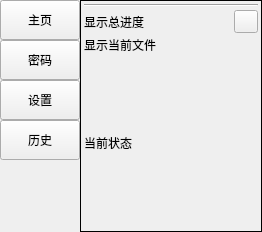
<?xml version="1.0" encoding="UTF-8"?>
<ui version="4.0">
 <class>MainWindow</class>
 <widget class="QMainWindow" name="MainWindow">
  <property name="geometry">
   <rect>
    <x>0</x>
    <y>0</y>
    <width>262</width>
    <height>232</height>
   </rect>
  </property>
  <property name="windowTitle">
   <string>OnlyUnzip</string>
  </property>
  <property name="unifiedTitleAndToolBarOnMac">
   <bool>false</bool>
  </property>
  <widget class="QWidget" name="centralwidget">
   <layout class="QHBoxLayout" name="horizontalLayout" stretch="0,0">
    <property name="spacing">
     <number>0</number>
    </property>
    <property name="leftMargin">
     <number>0</number>
    </property>
    <property name="topMargin">
     <number>0</number>
    </property>
    <property name="rightMargin">
     <number>0</number>
    </property>
    <property name="bottomMargin">
     <number>0</number>
    </property>
    <item>
     <layout class="QVBoxLayout" name="verticalLayout_7">
      <property name="spacing">
       <number>0</number>
      </property>
      <item>
       <layout class="QVBoxLayout" name="verticalLayout_6">
        <property name="spacing">
         <number>0</number>
        </property>
        <property name="sizeConstraint">
         <enum>QLayout::SetDefaultConstraint</enum>
        </property>
        <item>
         <widget class="QPushButton" name="button_page_home">
          <property name="minimumSize">
           <size>
            <width>0</width>
            <height>40</height>
           </size>
          </property>
          <property name="maximumSize">
           <size>
            <width>16777215</width>
            <height>16777215</height>
           </size>
          </property>
          <property name="text">
           <string>主页</string>
          </property>
          <property name="iconSize">
           <size>
            <width>16</width>
            <height>16</height>
           </size>
          </property>
          <property name="autoRepeat">
           <bool>false</bool>
          </property>
          <property name="autoDefault">
           <bool>false</bool>
          </property>
          <property name="default">
           <bool>false</bool>
          </property>
          <property name="flat">
           <bool>false</bool>
          </property>
          <attribute name="buttonGroup">
           <string notr="true">buttonGroup</string>
          </attribute>
         </widget>
        </item>
        <item>
         <widget class="QPushButton" name="button_page_password">
          <property name="minimumSize">
           <size>
            <width>0</width>
            <height>40</height>
           </size>
          </property>
          <property name="maximumSize">
           <size>
            <width>16777215</width>
            <height>16777215</height>
           </size>
          </property>
          <property name="text">
           <string>密码</string>
          </property>
          <attribute name="buttonGroup">
           <string notr="true">buttonGroup</string>
          </attribute>
         </widget>
        </item>
        <item>
         <widget class="QPushButton" name="button_page_setting">
          <property name="minimumSize">
           <size>
            <width>0</width>
            <height>40</height>
           </size>
          </property>
          <property name="maximumSize">
           <size>
            <width>16777215</width>
            <height>16777215</height>
           </size>
          </property>
          <property name="text">
           <string>设置</string>
          </property>
          <attribute name="buttonGroup">
           <string notr="true">buttonGroup</string>
          </attribute>
         </widget>
        </item>
        <item>
         <widget class="QPushButton" name="button_page_history">
          <property name="minimumSize">
           <size>
            <width>0</width>
            <height>40</height>
           </size>
          </property>
          <property name="maximumSize">
           <size>
            <width>16777215</width>
            <height>16777215</height>
           </size>
          </property>
          <property name="text">
           <string>历史</string>
          </property>
          <attribute name="buttonGroup">
           <string notr="true">buttonGroup</string>
          </attribute>
         </widget>
        </item>
       </layout>
      </item>
      <item>
       <spacer name="verticalSpacer">
        <property name="orientation">
         <enum>Qt::Vertical</enum>
        </property>
        <property name="sizeHint" stdset="0">
         <size>
          <width>0</width>
          <height>0</height>
         </size>
        </property>
       </spacer>
      </item>
     </layout>
    </item>
    <item>
     <widget class="QStackedWidget" name="stackedWidget_main">
      <property name="acceptDrops">
       <bool>false</bool>
      </property>
      <property name="frameShape">
       <enum>QFrame::Box</enum>
      </property>
      <property name="currentIndex">
       <number>0</number>
      </property>
      <widget class="QWidget" name="page_home">
       <property name="acceptDrops">
        <bool>false</bool>
       </property>
       <layout class="QVBoxLayout" name="verticalLayout_2" stretch="1,0,0,0,0">
        <property name="spacing">
         <number>3</number>
        </property>
        <property name="leftMargin">
         <number>3</number>
        </property>
        <property name="topMargin">
         <number>3</number>
        </property>
        <property name="rightMargin">
         <number>3</number>
        </property>
        <property name="bottomMargin">
         <number>3</number>
        </property>
        <item>
         <layout class="QVBoxLayout" name="verticalLayout_dropped_label">
          <property name="spacing">
           <number>0</number>
          </property>
          <property name="sizeConstraint">
           <enum>QLayout::SetDefaultConstraint</enum>
          </property>
         </layout>
        </item>
        <item>
         <widget class="Line" name="line_3">
          <property name="orientation">
           <enum>Qt::Horizontal</enum>
          </property>
         </widget>
        </item>
        <item>
         <layout class="QHBoxLayout" name="horizontalLayout_7">
          <property name="spacing">
           <number>0</number>
          </property>
          <item>
           <widget class="QLabel" name="label_schedule_total">
            <property name="text">
             <string>显示总进度</string>
            </property>
            <property name="wordWrap">
             <bool>true</bool>
            </property>
           </widget>
          </item>
          <item>
           <widget class="QToolButton" name="button_stop">
            <property name="text">
             <string/>
            </property>
           </widget>
          </item>
         </layout>
        </item>
        <item>
         <widget class="QLabel" name="label_current_file">
          <property name="maximumSize">
           <size>
            <width>16777215</width>
            <height>24</height>
           </size>
          </property>
          <property name="text">
           <string>显示当前文件</string>
          </property>
          <property name="wordWrap">
           <bool>true</bool>
          </property>
         </widget>
        </item>
        <item>
         <widget class="QStackedWidget" name="stackedWidget_schedule">
          <property name="currentIndex">
           <number>0</number>
          </property>
          <widget class="QWidget" name="page_info">
           <layout class="QHBoxLayout" name="horizontalLayout_5">
            <property name="spacing">
             <number>0</number>
            </property>
            <property name="leftMargin">
             <number>0</number>
            </property>
            <property name="topMargin">
             <number>0</number>
            </property>
            <property name="rightMargin">
             <number>0</number>
            </property>
            <property name="bottomMargin">
             <number>0</number>
            </property>
            <item>
             <widget class="QLabel" name="label_schedule_state">
              <property name="text">
               <string>当前状态</string>
              </property>
             </widget>
            </item>
           </layout>
          </widget>
          <widget class="QWidget" name="page_test">
           <layout class="QHBoxLayout" name="horizontalLayout_3" stretch="0,1">
            <property name="spacing">
             <number>0</number>
            </property>
            <property name="leftMargin">
             <number>0</number>
            </property>
            <property name="topMargin">
             <number>0</number>
            </property>
            <property name="rightMargin">
             <number>0</number>
            </property>
            <property name="bottomMargin">
             <number>0</number>
            </property>
            <item>
             <widget class="QLabel" name="label_2">
              <property name="text">
               <string>测试密码：</string>
              </property>
             </widget>
            </item>
            <item>
             <widget class="QLabel" name="label_schedule_test">
              <property name="text">
               <string>0/0</string>
              </property>
             </widget>
            </item>
           </layout>
          </widget>
          <widget class="QWidget" name="page_unzip">
           <layout class="QHBoxLayout" name="horizontalLayout_4" stretch="0,1">
            <property name="spacing">
             <number>0</number>
            </property>
            <property name="leftMargin">
             <number>0</number>
            </property>
            <property name="topMargin">
             <number>0</number>
            </property>
            <property name="rightMargin">
             <number>0</number>
            </property>
            <property name="bottomMargin">
             <number>0</number>
            </property>
            <item>
             <widget class="QLabel" name="label_3">
              <property name="text">
               <string>解压：</string>
              </property>
             </widget>
            </item>
            <item>
             <widget class="QProgressBar" name="progressBar_extract">
              <property name="maximumSize">
               <size>
                <width>16777215</width>
                <height>12</height>
               </size>
              </property>
              <property name="styleSheet">
               <string notr="true"/>
              </property>
              <property name="value">
               <number>0</number>
              </property>
              <property name="textVisible">
               <bool>false</bool>
              </property>
             </widget>
            </item>
           </layout>
          </widget>
         </widget>
        </item>
       </layout>
      </widget>
      <widget class="QWidget" name="page_pw">
       <layout class="QGridLayout" name="gridLayout">
        <property name="leftMargin">
         <number>0</number>
        </property>
        <property name="topMargin">
         <number>0</number>
        </property>
        <property name="rightMargin">
         <number>0</number>
        </property>
        <property name="bottomMargin">
         <number>0</number>
        </property>
        <property name="spacing">
         <number>0</number>
        </property>
        <item row="0" column="0" colspan="2">
         <widget class="QPlainTextEdit" name="text_password">
          <property name="plainText">
           <string/>
          </property>
          <property name="placeholderText">
           <string>添加密码，一个密码占一行，点击“更新密码”即可更新</string>
          </property>
         </widget>
        </item>
        <item row="1" column="0">
         <layout class="QVBoxLayout" name="verticalLayout_8" stretch="1,2">
          <property name="spacing">
           <number>0</number>
          </property>
          <item>
           <widget class="QPushButton" name="button_read_clipboard">
            <property name="text">
             <string>读取剪切板</string>
            </property>
           </widget>
          </item>
          <item>
           <widget class="QPushButton" name="button_update_password">
            <property name="sizePolicy">
             <sizepolicy hsizetype="Minimum" vsizetype="Minimum">
              <horstretch>0</horstretch>
              <verstretch>0</verstretch>
             </sizepolicy>
            </property>
            <property name="text">
             <string>更新密码</string>
            </property>
           </widget>
          </item>
         </layout>
        </item>
        <item row="1" column="1">
         <layout class="QVBoxLayout" name="verticalLayout">
          <property name="spacing">
           <number>0</number>
          </property>
          <item>
           <widget class="QPushButton" name="button_export_password">
            <property name="text">
             <string>导出密码</string>
            </property>
           </widget>
          </item>
          <item>
           <widget class="QPushButton" name="button_open_password">
            <property name="enabled">
             <bool>false</bool>
            </property>
            <property name="text">
             <string>打开导出文件</string>
            </property>
           </widget>
          </item>
         </layout>
        </item>
       </layout>
      </widget>
      <widget class="QWidget" name="page_setting">
       <layout class="QVBoxLayout" name="verticalLayout_9">
        <property name="spacing">
         <number>0</number>
        </property>
        <property name="leftMargin">
         <number>0</number>
        </property>
        <property name="topMargin">
         <number>0</number>
        </property>
        <property name="rightMargin">
         <number>0</number>
        </property>
        <property name="bottomMargin">
         <number>0</number>
        </property>
        <item>
         <widget class="QScrollArea" name="scrollArea">
          <property name="widgetResizable">
           <bool>true</bool>
          </property>
          <widget class="QWidget" name="scrollAreaWidgetContents">
           <property name="geometry">
            <rect>
             <x>0</x>
             <y>0</y>
             <width>135</width>
             <height>326</height>
            </rect>
           </property>
           <layout class="QVBoxLayout" name="verticalLayout_4">
            <item>
             <widget class="QCheckBox" name="checkBox_mode_extract">
              <property name="toolTip">
               <string>&lt;html&gt;&lt;head/&gt;&lt;body&gt;&lt;p&gt;解压压缩包到当前文件所在目录&lt;/p&gt;&lt;/body&gt;&lt;/html&gt;</string>
              </property>
              <property name="text">
               <string>解压模式</string>
              </property>
              <attribute name="buttonGroup">
               <string notr="true">buttonGroup_check_mode</string>
              </attribute>
             </widget>
            </item>
            <item>
             <widget class="QCheckBox" name="checkBox_mode_test">
              <property name="toolTip">
               <string>&lt;html&gt;&lt;head/&gt;&lt;body&gt;&lt;p&gt;仅搜索压缩包的密码而不进行解压，结果显示在“历史记录”页&lt;/p&gt;&lt;/body&gt;&lt;/html&gt;</string>
              </property>
              <property name="text">
               <string>测试模式</string>
              </property>
              <attribute name="buttonGroup">
               <string notr="true">buttonGroup_check_mode</string>
              </attribute>
             </widget>
            </item>
            <item>
             <widget class="Line" name="line">
              <property name="orientation">
               <enum>Qt::Horizontal</enum>
              </property>
             </widget>
            </item>
            <item>
             <widget class="QCheckBox" name="checkBox_delete_original_file">
              <property name="toolTip">
               <string>&lt;html&gt;&lt;head/&gt;&lt;body&gt;&lt;p&gt;解压完成后删除原文件（到回收站）&lt;/p&gt;&lt;/body&gt;&lt;/html&gt;</string>
              </property>
              <property name="text">
               <string>删除原文件</string>
              </property>
             </widget>
            </item>
            <item>
             <widget class="Line" name="line_2">
              <property name="orientation">
               <enum>Qt::Horizontal</enum>
              </property>
             </widget>
            </item>
            <item>
             <widget class="QCheckBox" name="checkBox_handling_nested_folder">
              <property name="toolTip">
               <string>&lt;html&gt;&lt;head/&gt;&lt;body&gt;&lt;p&gt;逻辑类似于Bandzip&lt;/p&gt;&lt;/body&gt;&lt;/html&gt;</string>
              </property>
              <property name="text">
               <string>处理套娃文件夹</string>
              </property>
              <property name="checked">
               <bool>false</bool>
              </property>
             </widget>
            </item>
            <item>
             <widget class="QCheckBox" name="checkBox_handling_nested_archive">
              <property name="enabled">
               <bool>true</bool>
              </property>
              <property name="toolTip">
               <string>&lt;html&gt;&lt;head/&gt;&lt;body&gt;&lt;p&gt;逻辑为：将解压后的文件重新运行一次解压&lt;/p&gt;&lt;p&gt;&lt;br/&gt;&lt;/p&gt;&lt;p&gt;建议与“&lt;span style=&quot; font-weight:600;&quot;&gt;仅解压压缩包&lt;/span&gt;”选项同时选中&lt;/p&gt;&lt;p&gt;&lt;br/&gt;&lt;/p&gt;&lt;p&gt;用于解压【&lt;span style=&quot; font-weight:600;&quot;&gt;游戏、复杂结构文件&lt;/span&gt;】时不建议使用&lt;/p&gt;&lt;/body&gt;&lt;/html&gt;</string>
              </property>
              <property name="text">
               <string>处理套娃压缩包**</string>
              </property>
             </widget>
            </item>
            <item>
             <widget class="QCheckBox" name="checkBox_check_filetype">
              <property name="toolTip">
               <string>&lt;html&gt;&lt;head/&gt;&lt;body&gt;&lt;p&gt;压缩包的识别方法：使用filetype库+指定文件名后缀（EXE不会被认定为压缩包）&lt;/p&gt;&lt;/body&gt;&lt;/html&gt;</string>
              </property>
              <property name="text">
               <string>仅解压压缩包</string>
              </property>
              <property name="checked">
               <bool>false</bool>
              </property>
             </widget>
            </item>
            <item>
             <widget class="Line" name="line_4">
              <property name="orientation">
               <enum>Qt::Horizontal</enum>
              </property>
             </widget>
            </item>
            <item>
             <widget class="QLabel" name="label">
              <property name="text">
               <string>跳过解压的后缀名：（以,或空格分隔，忽略大小写）</string>
              </property>
              <property name="wordWrap">
               <bool>true</bool>
              </property>
             </widget>
            </item>
            <item>
             <widget class="QLineEdit" name="lineEdit_exclude_rules"/>
            </item>
            <item>
             <widget class="Line" name="line_5">
              <property name="orientation">
               <enum>Qt::Horizontal</enum>
              </property>
             </widget>
            </item>
            <item>
             <widget class="QLabel" name="label_4">
              <property name="text">
               <string>解压到指定文件夹</string>
              </property>
             </widget>
            </item>
            <item>
             <layout class="QHBoxLayout" name="horizontalLayout_6">
              <property name="spacing">
               <number>0</number>
              </property>
              <item>
               <widget class="QLineEdit" name="lineEdit_output_folder"/>
              </item>
              <item>
               <widget class="QToolButton" name="button_ask_folder">
                <property name="text">
                 <string>..</string>
                </property>
               </widget>
              </item>
             </layout>
            </item>
           </layout>
          </widget>
         </widget>
        </item>
       </layout>
      </widget>
      <widget class="QWidget" name="page_history">
       <layout class="QHBoxLayout" name="horizontalLayout_2">
        <property name="spacing">
         <number>0</number>
        </property>
        <property name="leftMargin">
         <number>0</number>
        </property>
        <property name="topMargin">
         <number>0</number>
        </property>
        <property name="rightMargin">
         <number>0</number>
        </property>
        <property name="bottomMargin">
         <number>0</number>
        </property>
        <item>
         <layout class="QVBoxLayout" name="verticalLayout_history">
          <property name="spacing">
           <number>0</number>
          </property>
         </layout>
        </item>
       </layout>
      </widget>
     </widget>
    </item>
   </layout>
  </widget>
 </widget>
 <resources/>
 <connections/>
 <buttongroups>
  <buttongroup name="buttonGroup_check_mode"/>
  <buttongroup name="buttonGroup"/>
 </buttongroups>
</ui>
